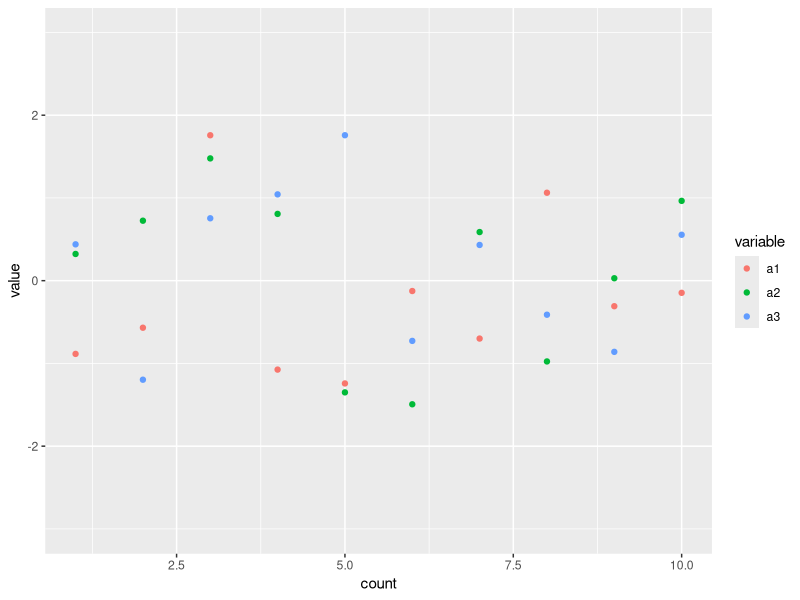
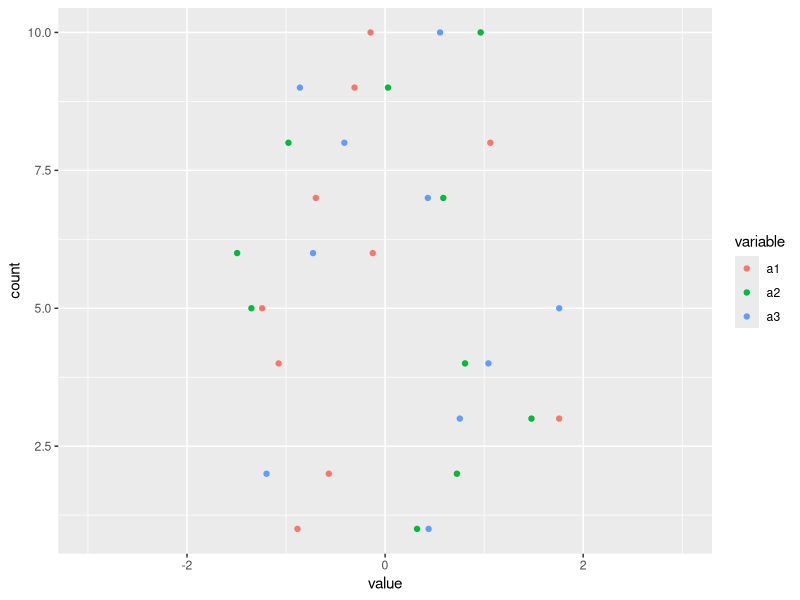

Here is the R script that generated these plots, in order:
# To overlay scatterplots in R

# import the required libraries
library(ggplot2)
library(reshape2)

# assign data
a1=rnorm(10)
a2=rnorm(10)
a3=rnorm(10)

# create a dataframe from combined data
# and set count to however many points are in each dataset
df = data.frame(a1, a2, a3, count = c(1:10))

# melt the dataframe
df.m = melt(df, measure.vars = c("a1","a2","a3"))

# take a look at what melt() does to get an idea of what is going on
df.m

# plot out the melted dataframe using ggplot
ggplot(df.m, aes(count, value, colour = variable)) + geom_point() + ylim(-3,3)

# swapping the axis
ggplot(df.m, aes(value, count, colour = variable)) + geom_point() + xlim(-3,3)
